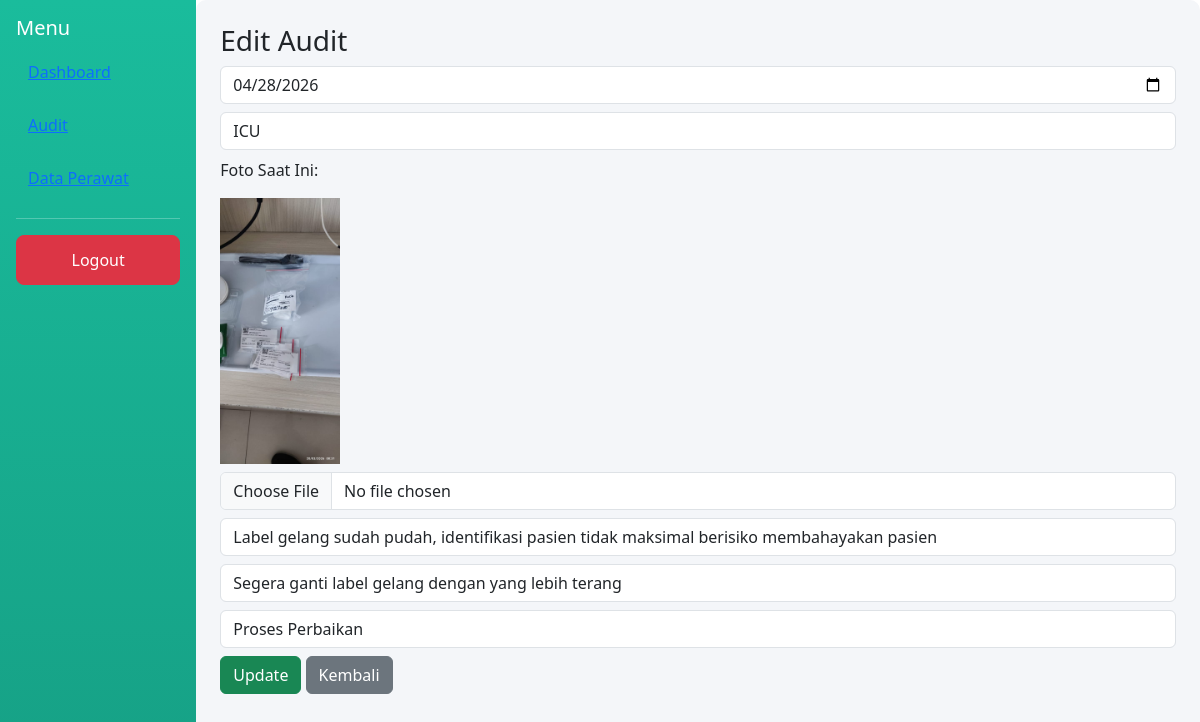
The app's page /audit/edit/4 (signed in) with its own data.
### tables this page shows
CREATE TABLE audit (
        id INTEGER PRIMARY KEY,
        foto TEXT,
        temuan TEXT,
        rekomendasi TEXT,
        status TEXT
    , tanggal TEXT, unit TEXT, foto_after TEXT);

### app.py (the view, shortened to what this page needs)
@app.route('/audit/edit/<int:id>', methods=['GET','POST'])
@login_required
def edit_audit(id):
    db = get_db()
    data = db.execute("SELECT * FROM audit WHERE id=?", (id,)).fetchone()
    return render_template('audit_edit.html', data=data)

### app.py (called while the page is built)
def get_db():
    conn = sqlite3.connect('database.db')
    conn.row_factory = sqlite3.Row
    return conn

def login_required(f):
    @wraps(f)
    def wrap(*args, **kwargs):
        if 'user' not in session:
            return redirect('/')
        return f(*args, **kwargs)
    return wrap

### templates/audit_edit.html (shortened to what this page needs)
{% extends 'layout.html' %}
{% block content %}
<h3>Edit Audit</h3>
<form method="POST">
    <input type="date" name="tanggal" value="{{ data.tanggal }}" class="form-control mb-2">
    <select name="unit" class="form-control mb-2">
        <option {{ 'selected' if data.unit=='ICU' else '' }}>ICU</option>
    </select>
    {% if data.foto %}
        <p>Foto Saat Ini:</p>
        <img src="/static/uploads/{{ data.foto }}" width="120" class="mb-2">
    {% endif %}
    <input type="file" name="foto" class="form-control mb-2">
    <input name="temuan" value="{{ data.temuan }}" class="form-control mb-2">
    <input name="rekomendasi" value="{{ data.rekomendasi }}" class="form-control mb-2">
    <select name="status" class="form-control mb-2">
        <option {{ 'selected' if data.status=='Proses Perbaikan' else '' }}>Proses Perbaikan</option>
    </select>
    <button class="btn btn-success">Update</button>
    <a href="/audit" class="btn btn-secondary">Kembali</a>
</form>
{% endblock %}

### records on screen
audit: tanggal "04/28/2026", foto (picture), temuan "Label gelang sudah pudah, identifikasi pasien tidak maksimal berisiko membahayakan pasien", rekomendasi "Segera ganti label gelang dengan yang lebih terang"
